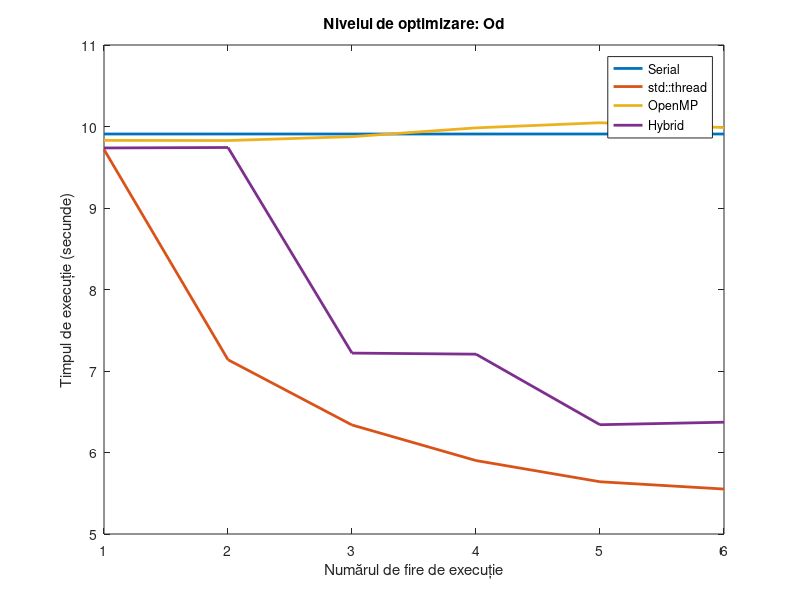
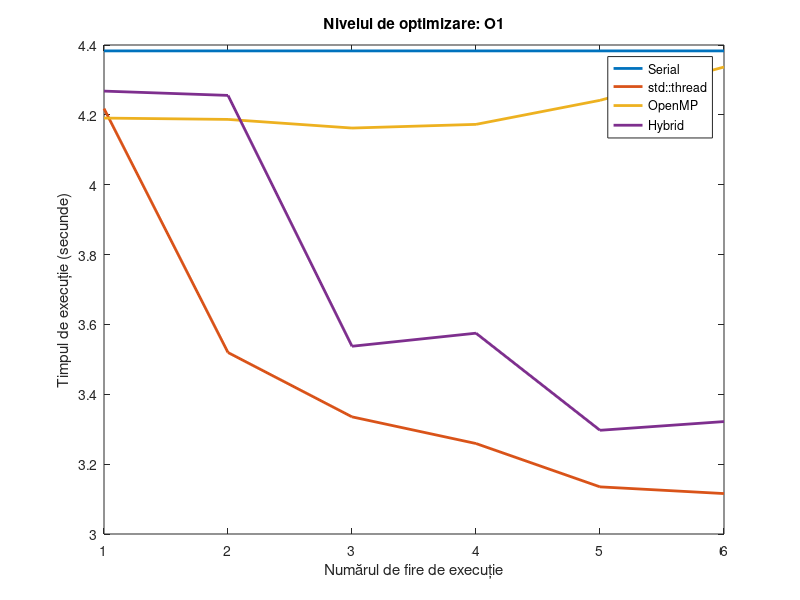
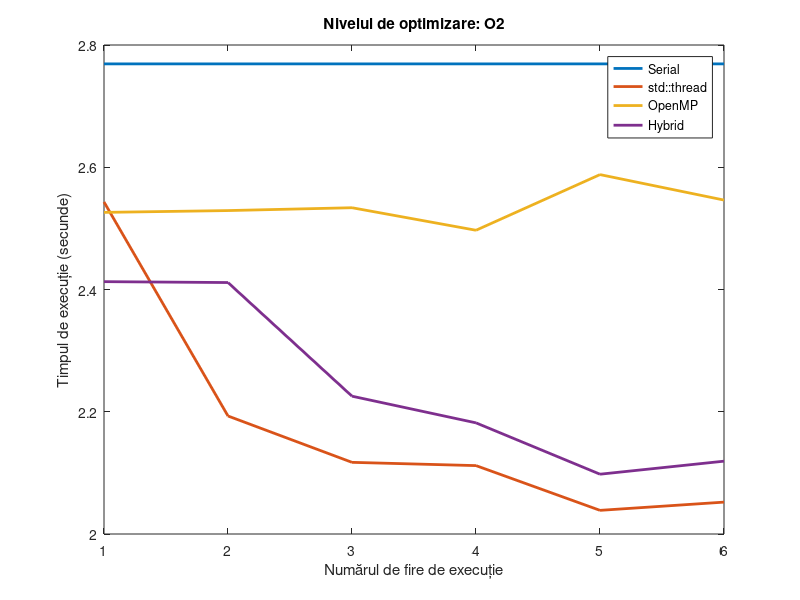
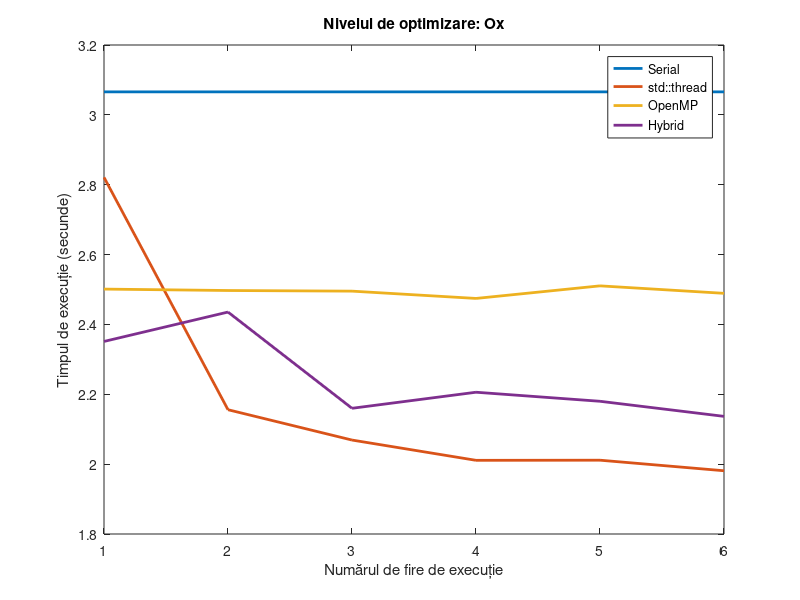

Recreate these plots in MATLAB, in order.
close all; clear all; width = 2;

serial_sharpen = [ 9.90794 * ones(1, 6)];
thread_sharpen = [ 9.71863 7.13826 6.33761 5.90115 5.6411 5.55169 ];
openmp_sharpen = [ 9.82964 9.82792 9.87546 9.98333 10.0461 9.98728 ];
hybrid_sharpen = [ 9.73672 9.74232 7.21969 7.20658 6.3408 6.37169 ];

figure;
plot(serial_sharpen, "LineWidth", width); hold on;
plot(thread_sharpen, "LineWidth", width); hold on;
plot(openmp_sharpen, "LineWidth", width); hold on;
plot(hybrid_sharpen, "LineWidth", width); hold on;

title("Nivelul de optimizare: Od");
legend("Serial", "std::thread", "OpenMP", "Hybrid");
xlabel("Numărul de fire de execuție");
ylabel("Timpul de execuție (secunde)");

print -djpg Od.jpg;

% =============================================================================

serial_sharpen = [ 4.38312 * ones(1, 6)];
thread_sharpen = [ 4.21805 3.51958 3.33537 3.25902 3.13496 3.11577 ];
openmp_sharpen = [ 4.19078 4.18697 4.16224 4.17277 4.24161 4.33693 ];
hybrid_sharpen = [ 4.268 4.25571 3.53751 3.57492 3.29694 3.32187 ];

figure;
plot(serial_sharpen, "LineWidth", width); hold on;
plot(thread_sharpen, "LineWidth", width); hold on;
plot(openmp_sharpen, "LineWidth", width); hold on;
plot(hybrid_sharpen, "LineWidth", width); hold on;

title("Nivelul de optimizare: O1");
legend("Serial", "std::thread", "OpenMP", "Hybrid");
xlabel("Numărul de fire de execuție");
ylabel("Timpul de execuție (secunde)");

print -djpg O1.jpg;

% =============================================================================

serial_sharpen = [ 2.76911 * ones(1, 6)];
thread_sharpen = [ 2.5432 2.19305 2.11723 2.11189 2.03869 2.05215 ];
openmp_sharpen = [ 2.52616 2.52913 2.53378 2.49692 2.58797 2.54631 ];
hybrid_sharpen = [ 2.41284 2.41138 2.22546 2.18183 2.09783 2.11914 ];

figure;
plot(serial_sharpen, "LineWidth", width); hold on;
plot(thread_sharpen, "LineWidth", width); hold on;
plot(openmp_sharpen, "LineWidth", width); hold on;
plot(hybrid_sharpen, "LineWidth", width); hold on;

title("Nivelul de optimizare: O2");
legend("Serial", "std::thread", "OpenMP", "Hybrid");
xlabel("Numărul de fire de execuție");
ylabel("Timpul de execuție (secunde)");

print -djpg O2.jpg;

% =============================================================================

serial_sharpen = [ 3.06583 * ones(1, 6)];
thread_sharpen = [ 2.82113 2.15581 2.06897 2.01094 2.0113 1.9811 ];
openmp_sharpen = [ 2.50117 2.49711 2.49531 2.47442 2.51044 2.48905 ];
hybrid_sharpen = [ 2.35127 2.43543 2.1599 2.20588 2.17998 2.1368 ];

figure;
plot(serial_sharpen, "LineWidth", width); hold on;
plot(thread_sharpen, "LineWidth", width); hold on;
plot(openmp_sharpen, "LineWidth", width); hold on;
plot(hybrid_sharpen, "LineWidth", width); hold on;

title("Nivelul de optimizare: Ox");
legend("Serial", "std::thread", "OpenMP", "Hybrid");
xlabel("Numărul de fire de execuție");
ylabel("Timpul de execuție (secunde)");

print -djpg Ox.jpg;

% =============================================================================